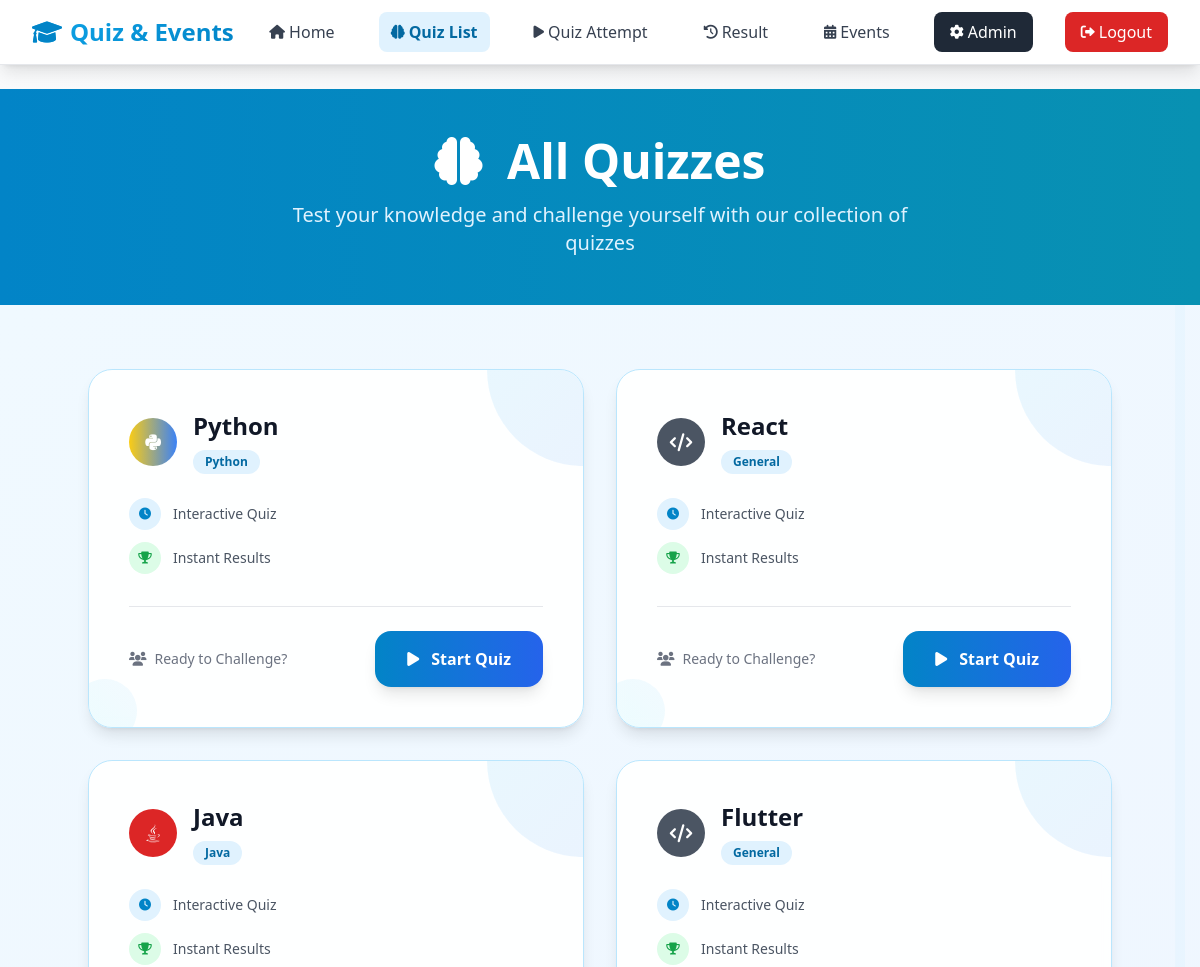
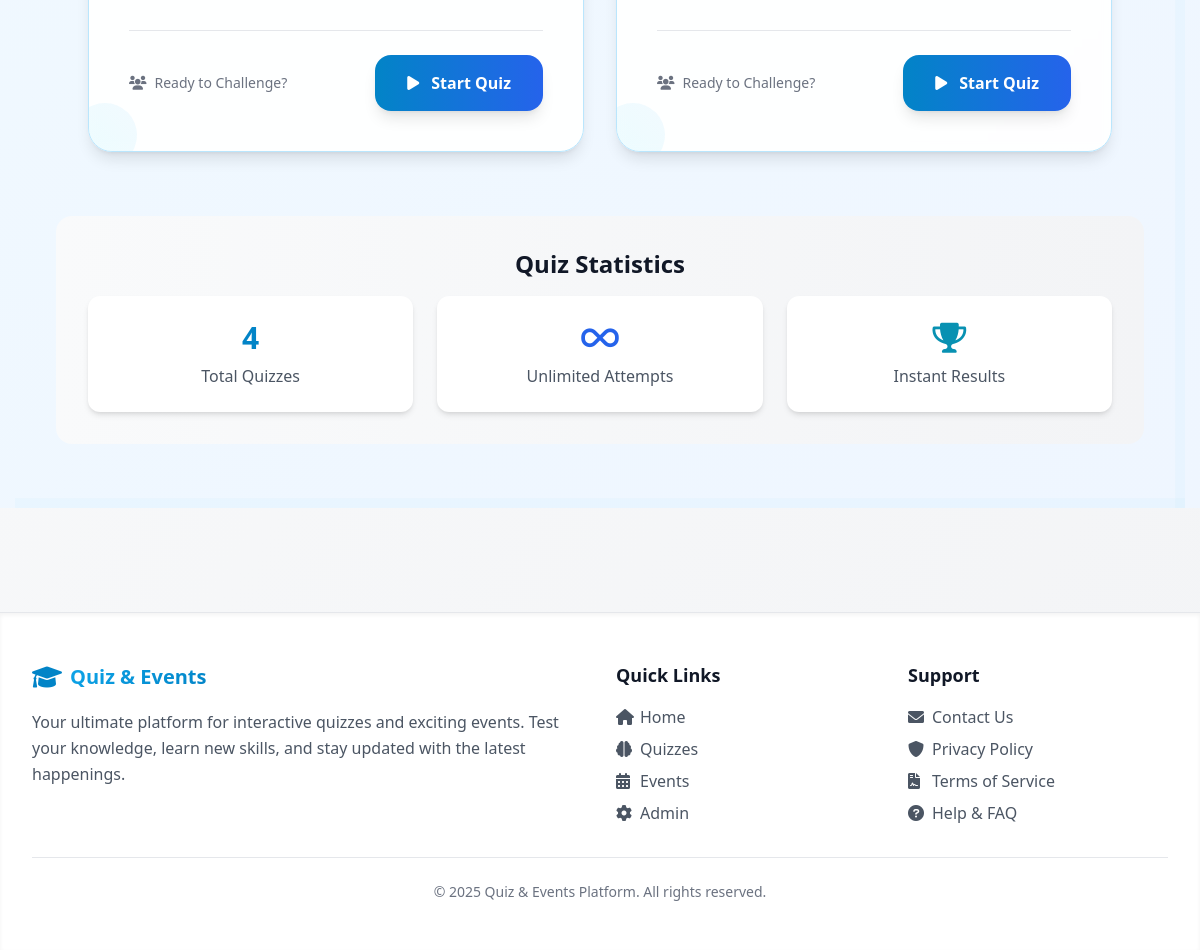
The app's page /quizzes/ (signed in) with its own data (2 pictures, top to bottom).
### quiz_events_app/models.py (models this page shows, shortened)
class Quiz(models.Model):
    CATEGORY_CHOICES = [
        ('python', 'Python'),
        ('java', 'Java'),
        ('javascript', 'JavaScript'),
        ('cpp', 'C++'),
        ('csharp', 'C#'),
        ('php', 'PHP'),
        ('ruby', 'Ruby'),
        ('go', 'Go'),
        ('rust', 'Rust'),
        ('swift', 'Swift'),
        ('kotlin', 'Kotlin'),
        ('general', 'General'),
    ]
    title = models.CharField(max_length=255)
    description = models.TextField()
    category = models.CharField(max_length=20, choices=CATEGORY_CHOICES, default='general')
    created_at = models.DateTimeField(auto_now_add=True)
    updated_at = models.DateTimeField(auto_now=True)

### quiz_events_app/views.py (the view)
# urls.py: path('quizzes/', views.quiz_list, name='quiz_list'),
@login_required
def quiz_list(request):
    quizzes = Quiz.objects.all()
    return render(request, 'quiz_events_app/quiz_list.html', {'quizzes': quizzes})

### quiz_events_app/templates/quiz_events_app/quiz_list.html (shortened to what this page needs)
{% extends 'quiz_events_app/base.html' %}
{% block content %}
<div class="bg-gradient-to-r from-sky-600 to-cyan-600 text-white py-12">
  <div class="max-w-7xl mx-auto px-4 sm:px-6 lg:px-8 text-center">
    <h1 class="text-4xl md:text-5xl font-bold mb-4">
      <i class="fas fa-brain mr-3"></i>
      All Quizzes
    </h1>
    <p class="text-xl text-sky-100 max-w-2xl mx-auto">
      Test your knowledge and challenge yourself with our collection of quizzes
    </p>
  </div>
</div>
<div class="relative bg-gradient-to-br from-sky-50 to-blue-50 py-16">
  <div class="absolute inset-0 opacity-30">
  </div>
  <div class="relative z-10 max-w-6xl mx-auto px-4 sm:px-6 lg:px-8">
    {% if quizzes %}
      <div class="grid md:grid-cols-2 gap-8 max-w-5xl mx-auto">
      {% for quiz in quizzes %}
        <div class="group bg-white/90 backdrop-blur-sm rounded-3xl shadow-lg hover:shadow-xl p-10 border border-sky-200 hover:border-sky-300 relative overflow-hidden min-h-[280px] w-full transform transition-all duration-300 hover:-translate-y-1 cursor-pointer">
          <div class="absolute top-0 right-0 w-24 h-24 bg-gradient-to-br from-sky-200 to-blue-200 rounded-bl-full opacity-30 group-hover:opacity-50 transition-opacity duration-300"></div>
          <div class="absolute -bottom-4 -left-4 w-16 h-16 bg-gradient-to-tr from-cyan-100 to-sky-100 rounded-full opacity-40 group-hover:opacity-60 transition-opacity duration-300"></div>
          <div class="relative z-10">
            <div class="flex items-center mb-6">
              {% if quiz.category == 'python' %}
                <div class="w-12 h-12 bg-gradient-to-r from-yellow-400 to-blue-500 rounded-full flex items-center justify-center">
                  <i class="fab fa-python text-white text-lg"></i>
                </div>
              {% elif quiz.category == 'java' %}
                <div class="w-12 h-12 bg-red-600 rounded-full flex items-center justify-center">
                  <i class="fab fa-java text-white text-lg"></i>
                </div>
              {% elif quiz.category == 'javascript' %}
                <div class="w-12 h-12 bg-yellow-400 rounded-full flex items-center justify-center">
                  <i class="fab fa-js-square text-black text-lg"></i>
                </div>
              {% elif quiz.category == 'php' %}
                <div class="w-12 h-12 bg-indigo-600 rounded-full flex items-center justify-center">
                  <i class="fab fa-php text-white text-lg"></i>
                </div>
              {% elif quiz.category == 'swift' %}
                <div class="w-12 h-12 bg-orange-500 rounded-full flex items-center justify-center">
                  <i class="fab fa-swift text-white text-lg"></i>
                </div>
              {% elif quiz.category == 'cpp' %}
                <div class="w-12 h-12 bg-blue-600 rounded-full flex items-center justify-center">
                  <i class="fas fa-code text-white text-lg"></i>
                </div>
              {% elif quiz.category == 'csharp' %}
                <div class="w-12 h-12 bg-purple-600 rounded-full flex items-center justify-center">
                  <i class="fas fa-hashtag text-white text-lg"></i>
                </div>
              {% elif quiz.category == 'ruby' %}
                <div class="w-12 h-12 bg-red-500 rounded-full flex items-center justify-center">
                  <i class="fas fa-gem text-white text-lg"></i>
                </div>
              {% elif quiz.category == 'go' %}
                <div class="w-12 h-12 bg-cyan-500 rounded-full flex items-center justify-center">
                  <i class="fas fa-code text-white text-lg"></i>
                </div>
              {% elif quiz.category == 'rust' %}
                <div class="w-12 h-12 bg-orange-600 rounded-full flex items-center justify-center">
                  <i class="fas fa-cog text-white text-lg"></i>
                </div>
              {% elif quiz.category == 'kotlin' %}
                <div class="w-12 h-12 bg-purple-500 rounded-full flex items-center justify-center">
                  <i class="fas fa-code text-white text-lg"></i>
                </div>
              {% else %}
                <div class="w-12 h-12 bg-gray-600 rounded-full flex items-center justify-center">
                  <i class="fas fa-code text-white text-lg"></i>
                </div>
              {% endif %}
              <div class="ml-4">
                <h3 class="text-2xl font-bold text-gray-900 group-hover:text-sky-700 transition-colors duration-300">{{ quiz.title }}</h3>
                <div class="flex items-center text-sm text-gray-500 mt-2">
                  <div class="px-3 py-1 bg-sky-100 group-hover:bg-sky-200 text-sky-700 rounded-full text-xs font-semibold transition-all duration-300">
                    <span class="capitalize">{{ quiz.get_category_display }}</span>
                  </div>
                </div>
              </div>
            </div>
            <div class="mt-6 space-y-3">
              <div class="flex items-center text-sm text-gray-600">
                <div class="w-8 h-8 bg-sky-100 group-hover:bg-sky-200 rounded-full flex items-center justify-center mr-3 transition-colors duration-300">
                  <i class="fas fa-clock text-sky-600 text-xs"></i>
                </div>
                <span>Interactive Quiz</span>
              </div>
              <div class="flex items-center text-sm text-gray-600">
                <div class="w-8 h-8 bg-green-100 group-hover:bg-green-200 rounded-full flex items-center justify-center mr-3 transition-colors duration-300">
                  <i class="fas fa-trophy text-green-600 text-xs"></i>
                </div>
                <span>Instant Results</span>
              </div>
            </div>
            <div class="mt-8 pt-6 border-t border-gray-200">
              <div class="flex items-center justify-between">
                <div class="flex items-center text-sm text-gray-500">
                  <i class="fas fa-users mr-2"></i>
                  <span>Ready to Challenge?</span>
                </div>
                {% if user.is_authenticated %}
                  <a href="{% url 'quiz_events_app:quiz_attempt' quiz.id %}" class="inline-flex items-center px-8 py-4 bg-gradient-to-r from-sky-600 to-blue-600 hover:from-sky-700 hover:to-blue-700 text-white font-bold rounded-2xl transition-all duration-300 shadow-lg hover:shadow-xl">
                    <i class="fas fa-play mr-3"></i>
                    Start Quiz
                  </a>
                {% else %}
                  <a href="{% url 'quiz_events_app:login' %}" class="inline-flex items-center px-8 py-4 bg-gray-600 hover:bg-gray-700 text-white font-bold rounded-2xl transition-all duration-300 shadow-lg hover:shadow-xl">
                    <i class="fas fa-sign-in-alt mr-3"></i>
                    Login to Start
                  </a>
                {% endif %}
              </div>
            </div>
          </div>
        </div>
      {% endfor %}
    </div>
    <div class="mt-16 bg-gradient-to-r from-gray-50 to-gray-100 rounded-2xl p-8">
      <div class="text-center">
        <h3 class="text-2xl font-bold text-gray-900 mb-4">Quiz Statistics</h3>
        <div class="grid grid-cols-1 md:grid-cols-3 gap-6">
          <div class="bg-white rounded-xl p-6 shadow-md">
            <div class="text-3xl font-bold text-sky-600 mb-2">{{ quizzes|length }}</div>
            <div class="text-gray-600">Total Quizzes</div>
          </div>
          <div class="bg-white rounded-xl p-6 shadow-md">
            <div class="text-3xl font-bold text-blue-600 mb-2">
              <i class="fas fa-infinity"></i>
            </div>
            <div class="text-gray-600">Unlimited Attempts</div>
          </div>
          <div class="bg-white rounded-xl p-6 shadow-md">
            <div class="text-3xl font-bold text-cyan-600 mb-2">
              <i class="fas fa-trophy"></i>
            </div>
            <div class="text-gray-600">Instant Results</div>
          </div>
        </div>
      </div>
    </div>
  {% endif %}
</div>
{% endblock %}

### records on screen
Quiz: title "Python", category "Python"
Quiz: title "React", category "General"
Quiz: title "Java", category "Java"
Quiz: title "Flutter", category "General"

### other values on screen
{{ quizzes|length }} "4"
